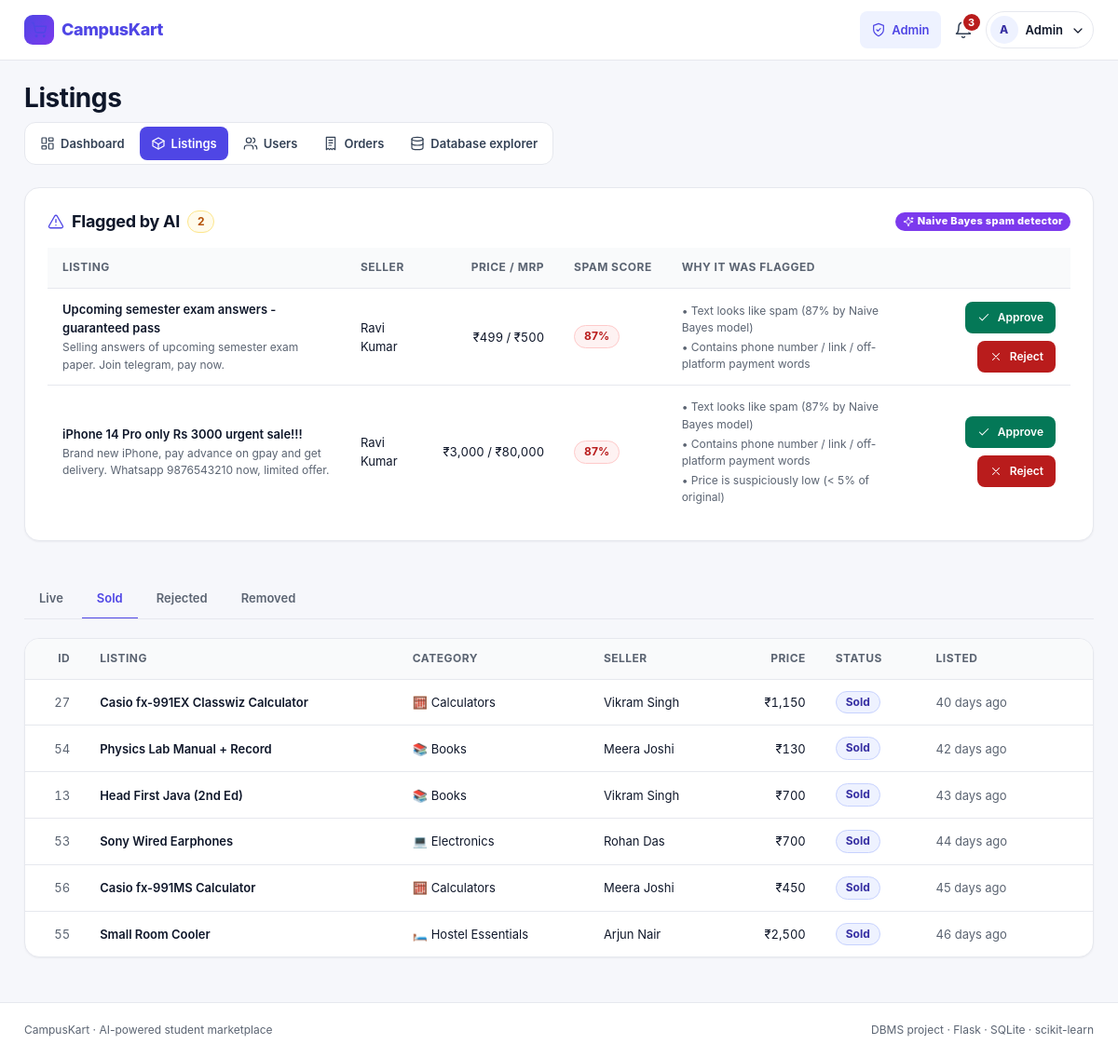
The app's page /admin/listings?status=sold (signed in), older data.
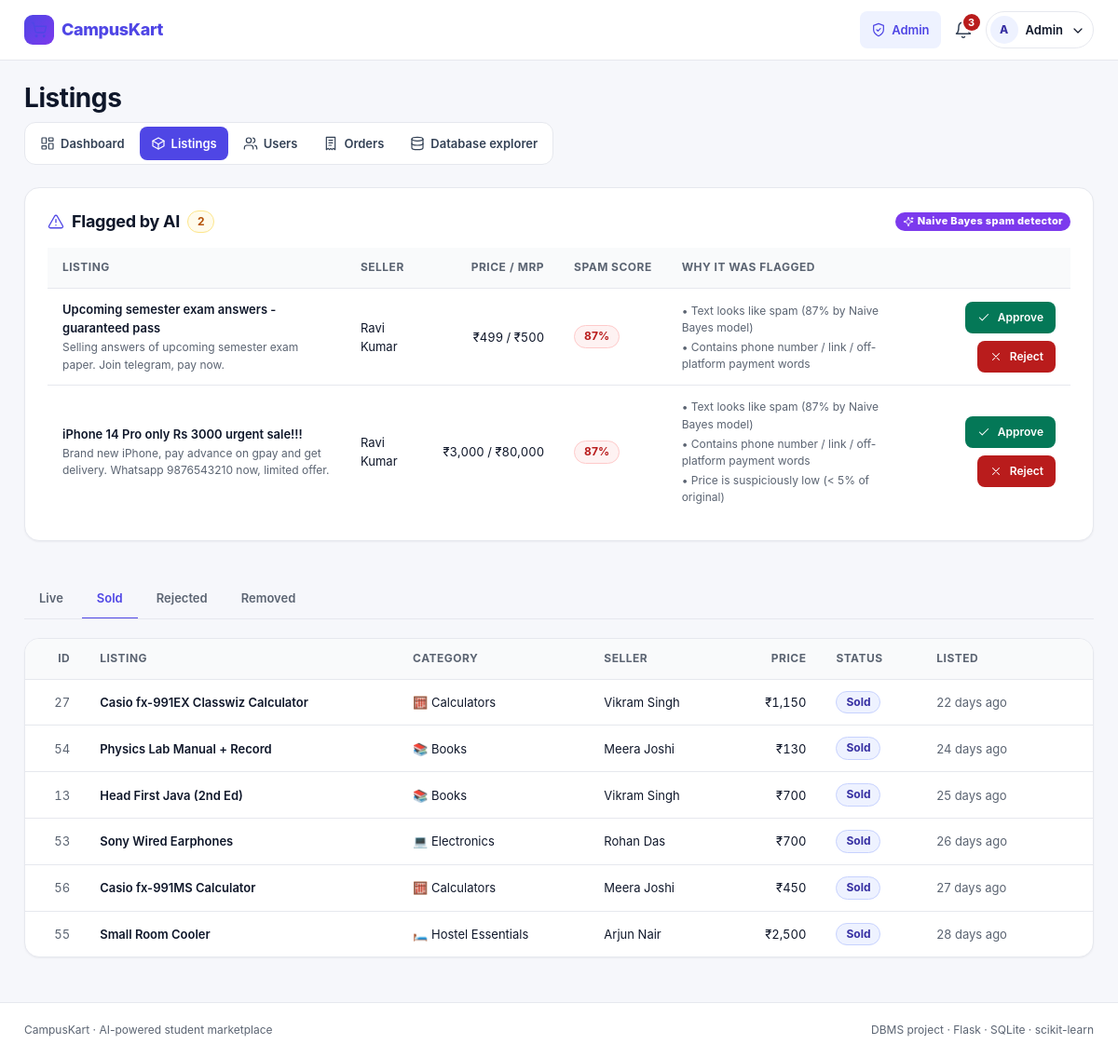
The same page, newer data.
### tables this page shows
CREATE TABLE products (
    product_id     INTEGER PRIMARY KEY AUTOINCREMENT,
    seller_id      INTEGER NOT NULL REFERENCES users(user_id) ON DELETE CASCADE,
    category_id    INTEGER NOT NULL REFERENCES categories(category_id),
    title          TEXT    NOT NULL,
    description    TEXT    NOT NULL,
    original_price REAL    NOT NULL CHECK (original_price > 0),
    price          REAL    NOT NULL CHECK (price > 0),
    condition      TEXT    NOT NULL CHECK (condition IN ('New', 'Like New', 'Good', 'Fair')),
    age_months     INTEGER NOT NULL DEFAULT 0 CHECK (age_months >= 0),
    status         TEXT    NOT NULL DEFAULT 'available'
                   CHECK (status IN ('pending', 'available', 'sold', 'rejected', 'removed')),
    is_flagged     INTEGER NOT NULL DEFAULT 0 CHECK (is_flagged IN (0, 1)),
    spam_score     REAL    NOT NULL DEFAULT 0,      -- filled by AI spam detector
    flag_reason    TEXT,
    created_at     TEXT    NOT NULL DEFAULT (datetime('now', 'localtime'))
);

### app.py (the view)
@app.route("/admin/listings")
@admin_required
def admin_listings():
    pending = query("SELECT * FROM v_product_details WHERE status = 'pending' ORDER BY spam_score DESC")
    status = request.args.get("status", "available")
    listings = query("SELECT * FROM v_product_details WHERE status = ? ORDER BY created_at DESC",
                     (status,))
    return render_template("admin/listings.html", pending=pending, listings=listings, status=status)

### app.py (called while the page is built)
def get_db():
    if "db" not in g:
        g.db = sqlite3.connect(DB_PATH)
        g.db.row_factory = sqlite3.Row
        g.db.execute("PRAGMA foreign_keys = ON")
    return g.db

def query(sql, args=(), one=False):
    rows = get_db().execute(sql, args).fetchall()
    return (rows[0] if rows else None) if one else rows

@app.before_request
def load_user():
    g.user = None
    if "user_id" in session:
        g.user = query("SELECT * FROM users WHERE user_id = ?", (session["user_id"],), one=True)
        if g.user is None or g.user["is_blocked"]:
            session.clear()
            g.user = None

def login_required(view):
    @wraps(view)
    def wrapped(*args, **kwargs):
        if g.user is None:
            flash("Log in to continue.", "info")
            return redirect(url_for("login", next=request.path))
        return view(*args, **kwargs)
    return wrapped

def admin_required(view):
    @wraps(view)
    @login_required
    def wrapped(*args, **kwargs):
        if g.user["role"] != "admin":
            abort(403)
        return view(*args, **kwargs)
    return wrapped

### templates/admin/listings.html (shortened to what this page needs)
{% extends "base.html" %}
{% from "_macros.html" import status_pill, icon, ai_badge %}
{% block content %}
<h1>Listings</h1>
{% include "admin/_nav.html" %}
<section class="card" aria-labelledby="flagged-title">
  <div class="section-head">
    <h2 id="flagged-title" class="title-icon">{{ icon('alert', 18) }}Flagged by AI <span class="pill pill-warn">{{ pending|length }}</span></h2>
    {{ ai_badge('Naive Bayes spam detector') }}
  </div>
  {% if pending %}
  <div class="table-wrap">
    <table>
      <thead>
        <tr><th scope="col">Listing</th><th scope="col">Seller</th><th scope="col" class="num">Price / MRP</th>
            <th scope="col">Spam score</th><th scope="col">Why it was flagged</th><th scope="col"><span class="sr-only">Decision</span></th></tr>
      </thead>
      <tbody>
      {% for p in pending %}
      <tr>
        <td><a class="item-link" href="{{ url_for('product', pid=p.product_id) }}">{{ p.title }}</a>
            <span class="subtext">{{ p.description|truncate(90) }}</span></td>
        <td>{{ p.seller_name }}</td>
        <td class="num nowrap">₹{{ p.price|inr }} / ₹{{ p.original_price|inr }}</td>
        <td><span class="pill pill-bad">{{ (p.spam_score * 100)|round|int }}%</span></td>
        <td class="xs">{% for r in (p.flag_reason or '').split('; ') if r %}<span class="subtext">• {{ r }}</span>{% endfor %}</td>
        <td>
          <div class="row-actions">
            <form class="inline" method="post" action="{{ url_for('admin_listing_action', pid=p.product_id, action='approve') }}">
              <button class="btn btn-good btn-sm">{{ icon('check', 14) }}Approve<span class="sr-only"> {{ p.title }}</span></button></form>
            <form class="inline" method="post" action="{{ url_for('admin_listing_action', pid=p.product_id, action='reject') }}"
                  data-confirm-title="Reject this listing?" data-confirm="“{{ p.title }}” won't go live. {{ p.seller_name }} will be notified."
                  data-confirm-ok="Reject listing" data-confirm-cancel="Go back" data-confirm-tone="danger">
              <button class="btn btn-danger btn-sm">{{ icon('x', 14) }}Reject<span class="sr-only"> {{ p.title }}</span></button></form>
          </div>
        </td>
      </tr>
      {% endfor %}
      </tbody>
    </table>
  </div>
  {% else %}
  <p class="muted mb-0 title-icon">{{ icon('check-circle', 18) }}Nothing to review. New flagged listings will appear here.</p>
  {% endif %}
</section>
<section class="section" aria-labelledby="all-title">
  <nav class="tabs" aria-label="Filter by status">
    {% for s, label in [('available', 'Live'), ('sold', 'Sold'), ('rejected', 'Rejected'), ('removed', 'Removed')] %}
    <a href="{{ url_for('admin_listings', status=s) }}" {% if status == s %}aria-current="page"{% endif %}>{{ label }}</a>
    {% endfor %}
  </nav>
  <div class="card card-flush table-wrap">
    <table>
      <thead>
        <tr><th scope="col" class="num">ID</th><th scope="col">Listing</th><th scope="col">Category</th><th scope="col">Seller</th>
            <th scope="col" class="num">Price</th><th scope="col">Status</th><th scope="col">Listed</th><th scope="col"><span class="sr-only">Actions</span></th></tr>
      </thead>
      <tbody>
      {% for p in listings %}
      <tr>
        <td class="num muted">{{ p.product_id }}</td>
        <td><a class="item-link" href="{{ url_for('product', pid=p.product_id) }}">{{ p.title }}</a></td>
        <td><span aria-hidden="true">{{ p.category_icon }}</span> {{ p.category_name }}</td>
        <td>{{ p.seller_name }}</td>
        <td class="num">₹{{ p.price|inr }}</td>
        <td>{{ status_pill(p.status) }}</td>
        <td class="muted nowrap">{{ p.created_at|ago }}</td>
        <td></td>
      </tr>
      {% else %}
      <tr><td colspan="8" class="muted">No {{ status }} listings.</td></tr>
      {% endfor %}
      </tbody>
    </table>
  </div>
</section>
{% endblock %}

### templates/_macros.html (shortened to what this page needs)
{% macro icon(name, size=18, cls='') -%}
<svg class="icon {{ cls }}" width="{{ size }}" height="{{ size }}" viewBox="0 0 24 24" fill="none" stroke="currentColor" stroke-width="1.8" stroke-linecap="round" stroke-linejoin="round" aria-hidden="true" focusable="false">{{ ICONS.get(name, '')|safe }}</svg>
{%- endmacro %}
{% macro status_pill(s) %}
{% set css = {'available': 'good', 'placed': 'brand', 'completed': 'good', 'sold': 'brand',
              'pending': 'warn', 'cancelled': 'bad', 'rejected': 'bad', 'removed': 'bad'} %}
{% set label = {'placed': 'Awaiting pickup', 'pending': 'In review', 'available': 'Live'} %}
<span class="pill pill-{{ css.get(s, '') }}">{{ label.get(s, s|capitalize) }}</span>
{% endmacro %}
{% macro ai_badge(text='AI') -%}
<span class="ai-badge">{{ icon('sparkles', 12) }}{{ text }}</span>
{%- endmacro %}

Row changes from the older to the newer data that the page shows:
changed products "Casio fx-991EX Classwiz Calculator": created_at|ago "40 days ago" → "22 days ago"
changed products "Physics Lab Manual + Record": created_at|ago "42 days ago" → "24 days ago"
changed products "Head First Java (2nd Ed)": created_at|ago "43 days ago" → "25 days ago"
changed products "Sony Wired Earphones": created_at|ago "44 days ago" → "26 days ago"
changed products "Casio fx-991MS Calculator": created_at|ago "45 days ago" → "27 days ago"
changed products "Small Room Cooler": created_at|ago "46 days ago" → "28 days ago"
